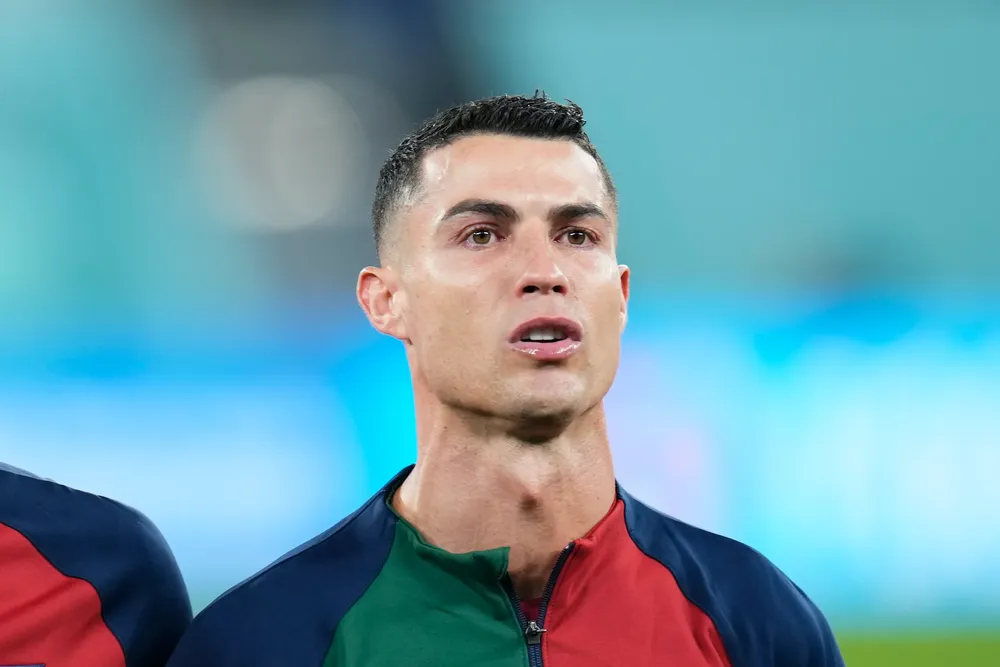
#> input picture Genetic_code/Ronaldo_WC22.webp, 1000 x 667 px, shrunk from 2560 x 1707 before the run
$ jupyter execute code.ipynb
#> lines starting #> are read from the running program, lines starting #| are printed output that depends on the picture; after the words box and inside, x2 and y2 are one past the last pixel; in counts of white or black regions, pixels touching at a corner belong together
### Genetic_code/MyGenetic.py
def Loss(circle_points, edges, r, Ns):
    loss = 0
    for p in circle_points:
        try:
            loss += edges[p[0]][p[1]]
        except IndexError:
            continue
    k = 0.7
    rt = 500
    if r > rt:
        fr = 1
    else:
        fr = k * r / rt
    loss = loss / Ns * fr
    return loss

def GA(edges, MaxIt = 5, nPop = 10, Ns = 200, pc = 0.8, pm = 0.2, mu = 0.02, beta = 8):
    import numpy as np
    import math
    import random

    progress = 0
    nm  = round(pm * nPop)
    nc = 2 * round(pc * nPop / 2)

    print("Initialization ...")

    edge_points = []
    for i in range(len(edges)):
        for j in range(len(edges[0])):
            if edges[i][j] == 255:
                edge_points.append((i, j))

    class Choromosome():
        def __init__(self, arr):
            self.string = arr
            self.r, self.c = find_circle(edge_points[arr[0]], edge_points[arr[1]], edge_points[arr[2]])
            self.circle_points = []
            # Ns = 200
            for i in range(Ns):
                x = int(self.c[0] + self.r * math.sin(2 * math.pi * i / Ns))
                y = int(self.c[1] + self.r * math.cos(2 * math.pi * i / Ns))
                self.circle_points.append((x, y))
            self.cost = Loss(self.circle_points, edges, self.r, Ns)

    mating_pool = []

    for i in range(nPop):
        arr = np.random.randint(len(edge_points), size=3)
        progressbar(100, progress/nPop)
        mating_pool.append(Choromosome(arr))
        progress += 1
        progressbar(100, progress/nPop)

    mating_pool = sorted(mating_pool, key=lambda x: x.cost, reverse = True)

    best_sol = [mating_pool[0]]
    average_cost = [np.mean([ch.cost for ch in mating_pool])]
    # best_cost = [mating_pool[0].cost]
    worst_cost = mating_pool[-1].cost
    print(f"\nBest Solution: {best_sol[-1].string}\nBest Cost: {best_sol[-1].cost}\nAverage Cost: {average_cost[-1]}")

    for it in range(MaxIt):
        next_pool = []
        print("\n\nStarting Iteration Number", it + 1, "...")
        progress = 0
        progressbar(100, progress/(nm + nc))
        # P = exp(-1 * beta * [1, 2, 3])
        P = [chromosome.cost for chromosome in mating_pool]
        sum_p = sum(P)
        P = [x / sum_p for x in P]

        # Crossover
        indices = []
        for k in range(nc):
            ch = np.random.choice(nPop, p=P)
            while ch in indices:
                ch = np.random.choice(nPop, p=P)
            indices.append(ch)

        for k in range(int(nc / 2)):
            arr1 = mating_pool[indices[2 * k]].string
            arr2 = mating_pool[indices[2 * k + 1]].string

            child1 = np.concatenate((arr1[:1], arr2[1:]), axis=0)

            child2 = np.concatenate((arr2[:1], arr1[1:]), axis=0)

            next_pool.append(Choromosome(child1))
            progress += 1
            progressbar(100, progress/(nm + nc))
            next_pool.append(Choromosome(child2))
            progress += 1
            progressbar(100, progress/(nm + nc))

        for k in range(nm):
            ch = np.random.choice(nPop, p=P)
            rnd = random.randint(0, len(edge_points)-1)
            child = mating_pool[ch].string
            ind = np.random.randint(3)
            child[ind] = rnd
            next_pool.append(Choromosome(child))
            progress += 1
            progressbar(100, progress/(nm + nc))

        mating_pool = sorted(mating_pool + next_pool, key=lambda x: x.cost, reverse = True)[:nPop]
        worst_cost = mating_pool[-1].cost
        average_cost.append(np.mean([ch.cost for ch in mating_pool]))
        best_sol.append(mating_pool[0])
        print(f"\nBest Solution: {best_sol[-1].string}\nBest Cost: {best_sol[-1].cost}\nAverage Cost: {average_cost[-1]}")


    return {"best_sol": best_sol,
            "average_cost": average_cost,
            "Population": mating_pool}

import sys
import math
def progressbar(length, progress):

    bar = "#" * int(length * progress)
    spaces = " " * (length - len(bar))
    sys.stdout.write(f"\r[{bar}{spaces}] {int(progress * 100)}%")
    sys.stdout.flush()

def find_circle(p1, p2, p3):
    x1, y1 = p1
    x2, y2 = p2
    x3, y3 = p3

    # Calculating the midpoints of two line segments
    x_mid = (x1 + x2) / 2
    y_mid = (y1 + y2) / 2

    x_perp = (x2 - x1) / 2
    y_perp = (y2 - y1) / 2

    # Checking if the line segments are parallel
    if x2 - x1 == 0:
        slope1 = None
    else:
        slope1 = (y2 - y1) / (x2 - x1)

    if x3 - x2 == 0:
        slope2 = None
    else:
        slope2 = (y3 - y2) / (x3 - x2)

    # Calculating the center coordinates of the circle
    if slope1 is None:
        center_x = x_mid
        try:
            center_y = slope2 * (center_x - x3) + y3
        except TypeError:
            center_y = 0
    elif slope2 is None:
        center_x = x3
        center_y = slope1 * (center_x - x_mid) + y_mid
    else:
        try:
            center_x = (slope1 * slope2 * (y3 - y1) + slope1 * (x2 + x3) - slope2 * (x1 + x2)) / (2 * (slope1 - slope2))
        except ZeroDivisionError:
            center_x = 10
        if slope1 != 0:
            center_y = -(1 / slope1) * (center_x - x_mid) + y_mid
        else:
            try:
                center_y = -(1 / slope2) * (center_x - x3) + y3
            except ZeroDivisionError:
                center_y = 1

    # Calculating the radius of the circle
    r = math.sqrt((center_x - x1) ** 2 + (center_y - y1) ** 2)

    return r, (center_x, center_y)


### Genetic_code/code.ipynb
[cell 1]
import numpy as np
import cv2 as cv
from matplotlib import pyplot as plt
# [7 lines of commented-out code are left out]
img_path = 'Ronaldo_WC22.webp'
# img_path = 'egg.webp'
img = cv.imread(img_path, cv.IMREAD_GRAYSCALE)
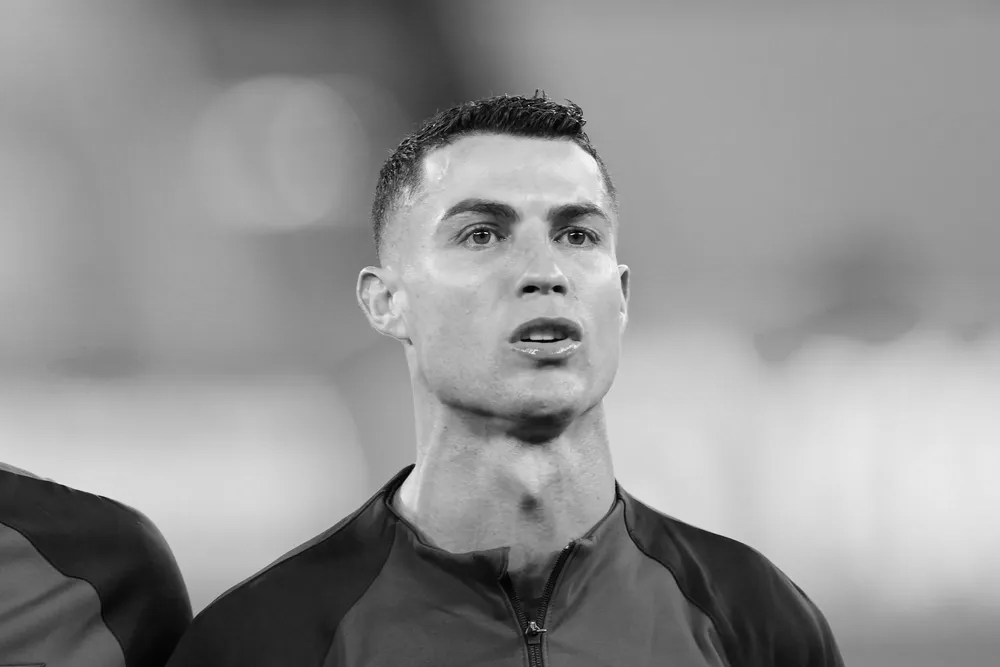
#> img: shape (667, 1000); min 0, max 253, mean 145.7
assert img is not None, "file could not be read, check with os.path.exists()"
edges = cv.Canny(img,100,200)
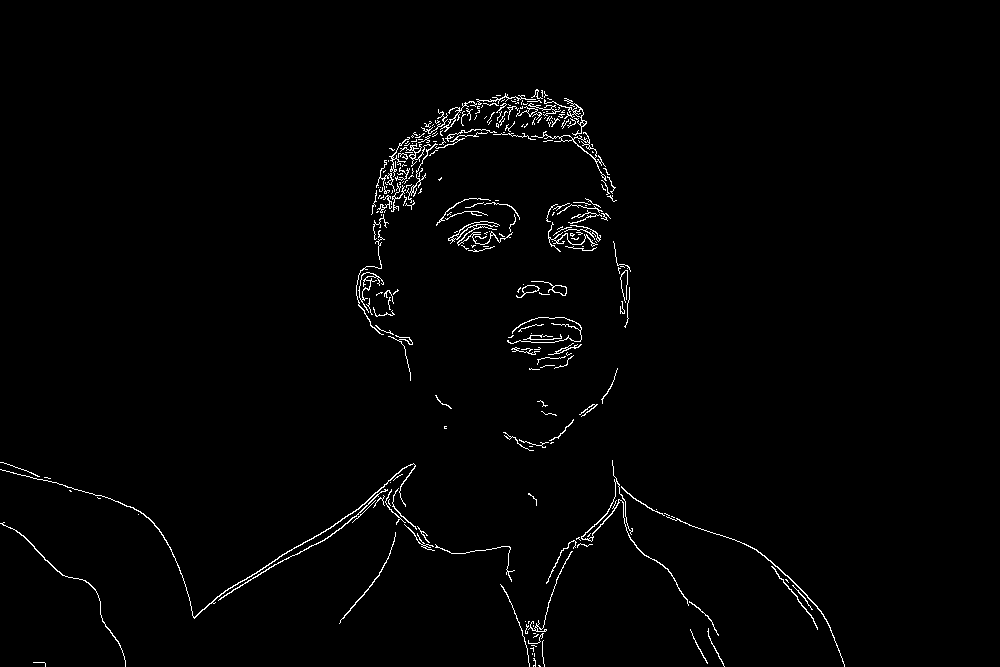
#> edges: shape (667, 1000); 1.4% white in thin lines or dots, all inside (x1, y1, x2, y2) = (0, 89, 845, 667)
plt.subplot(121),plt.imshow(img,cmap = 'gray')
plt.title('Original Image'), plt.xticks([]), plt.yticks([])
plt.subplot(122),plt.imshow(edges,cmap = 'gray')
plt.title('Edge Image'), plt.xticks([]), plt.yticks([])
plt.show()
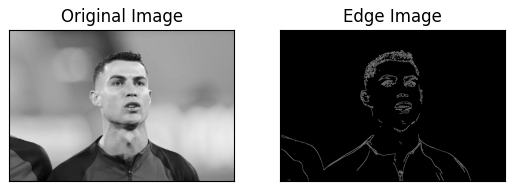
#> figure drawn by matplotlib, 2 panels

[cell 2]
import MyGenetic
history = MyGenetic.GA(edges, MaxIt = 40, nPop = 100, Ns = 500)
#> after the loop in GA, `for i in range(len(edges)):`: edge_points = 9619 pairs, first value 89 to 666, second value 0 to 844
#> the loop in GA, `for i in range(nPop):` made 100 passes
#> after the loop in GA, `for i in range(nPop):`: mating_pool = 100 items; progress = 100
#> in GA, `average_cost = [np.mean([ch.cost for ch in mating_pool])]`: average_cost = [2.77]
#> in GA, `worst_cost = mating_pool[-1].cost`: worst_cost = 0
#> the loop in GA, `for it in range(MaxIt):` made 40 passes
#> sum_p on pass 1: 277.2

[cell 3]
import matplotlib.pyplot as plt

plt.plot(history["average_cost"], label = "AverageCosts")
plt.plot([ch.cost for ch in history['best_sol']], label = "BestCosts")

plt.title('GA Analyse')
plt.xlabel('Cost')
plt.ylabel('Iteration')

# show a legend on the plot
plt.legend()

# function to show the plot
plt.show()
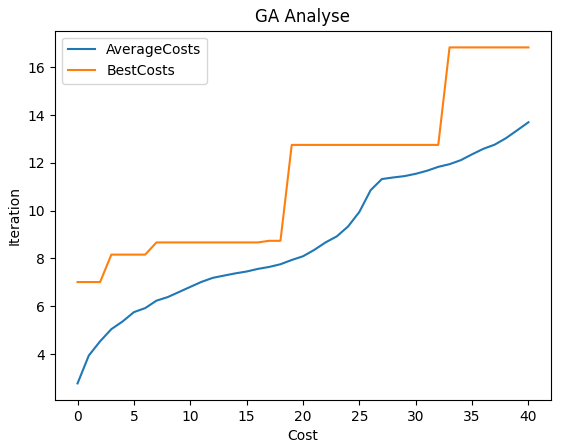
#> figure drawn by matplotlib, 1 panel; curve peaks at x = 40, y = 13.7; curve peaks at x = 33, y = 16.83

[cell 4]
import matplotlib.image as mpimg
image = mpimg.imread(img_path)
plt.imshow(image)
plt.plot([x[1] for x in history["Population"][0].circle_points], [x[0] for x in history["Population"][0].circle_points])
plt.plot([x[1] for x in history["Population"][1].circle_points], [x[0] for x in history["Population"][1].circle_points])
plt.plot([x[1] for x in history["Population"][2].circle_points], [x[0] for x in history["Population"][2].circle_points])
plt.show()
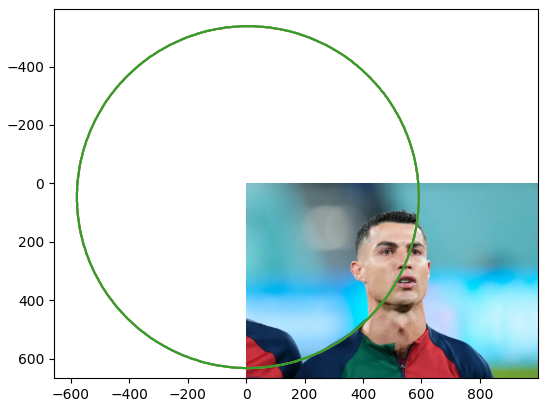
#> figure drawn by matplotlib, 1 panel

[cell 5]
[f"Points: {x.string}, Loss: {round(x.cost, 2)}" for x in history["Population"]]
